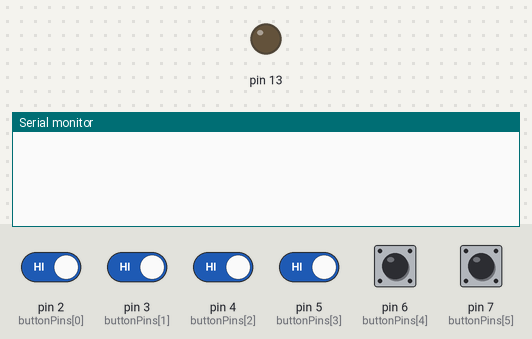
The sketch below on a simulated Arduino Uno, built with avr-gcc and run on an emulated ATmega328P. Shown: output pins drawn as LEDs (lit = HIGH), the last lines printed to the serial monitor. The test bench sets the inputs (shaded band); at power-on: pin 2 (buttonPins[0]), pin 3 (buttonPins[1]), pin 4 (buttonPins[2]), pin 5 (buttonPins[3]), pin 6 (buttonPins[4]), pin 7 (buttonPins[5]) HIGH.

Above: at 1.2 s.
1.3 s: pin 2 (buttonPins[0]) driven LOW and pin 3 (buttonPins[1]) driven LOW
At 2.5 s:
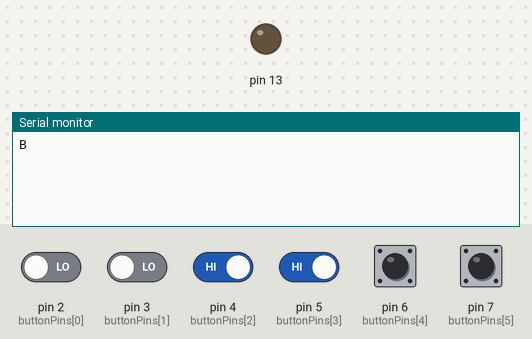
2.8 s: pin 4 (buttonPins[2]) driven LOW and pin 5 (buttonPins[3]) driven LOW
At 3.8 s:
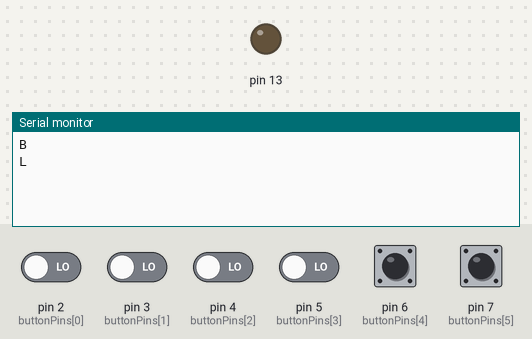

The sketch:

hw2.ino
```cpp
const int numButtons = 6;
const int buttonPins[numButtons] = {2, 3, 4, 5, 6, 7};
// If Processing handles display,\x08 (backspace) works. If outputting to Serial Monitor, backspace won't work.
const char buttonsToChar[6][6] = {{'A','B','C','D','E','F'},
                                  {'E','F','G','H','I','J'},
                                  {'I','J','K','L','M','N'},
                                  {'O','P','Q','R','S','T'},
                                  {'U','V','W','X','Y','Z'},
                                  {' ','\x08','.',',','?','!'}};
/*
 * Text Entry State
 */
enum textEntryState {
  ZeroButtonsPressed,
  OneButtonPressed
};
textEntryState state = ZeroButtonsPressed;
int buttonPressed[2] = {-1, -1};

/*
 * Debouncing State
 * Based on Debounce tutorial.
 */
int buttonState[numButtons];
int previousReading[numButtons] = {HIGH, HIGH, HIGH, HIGH, HIGH, HIGH};
long lastDebounceTime[numButtons] = {0, 0, 0, 0, 0, 0};

const long debounceDelay = 50; // debounce time threshold

void setup() {
  Serial.begin(9600);
  for (int i = 0; i < numButtons; i++) {
    pinMode(buttonPins[i], INPUT_PULLUP);
  }
  pinMode(13, OUTPUT);

//  Serial.println("ABCD EFGH IJKLMN OPQRST UVWXYZ _<.,?!\n1234 1234 123456 123456 123456 123456\n");
}

void loop() {
  for (int i = 0; i < numButtons; i++) {
    int reading = digitalRead(buttonPins[i]);

    if (reading != previousReading[i]) {
      // Potential state change detected. Set time marker.
      lastDebounceTime[i] = millis();
    }

    if (millis() - lastDebounceTime[i] > debounceDelay) {
    // Debounce time threshold passed
      if (reading != buttonState[i]) {
        // Actual State change detected.
        buttonState[i] = reading;
        if (reading == LOW) {
          // Button pressed.
          updateTextEntryState(i);
        }
      }

    }

    // Update previous reading.
    previousReading[i] = reading;
  }
}

void updateTextEntryState(int i) {
    switch (state) {
    case ZeroButtonsPressed:
      buttonPressed[0] = i;
      state = OneButtonPressed;
      break;

    case OneButtonPressed:
      buttonPressed[1] = i;
      state = ZeroButtonsPressed;
      Serial.println(buttonsToChar[buttonPressed[0]][buttonPressed[1]]);
      break;
  }
}
```

Measured:
- after the input at 1.3 s, the serial monitor: prints a new line after 0.05 s (image 1)
- after the input at 2.8 s, the serial monitor: prints a new line after 0.05 s (image 2)
